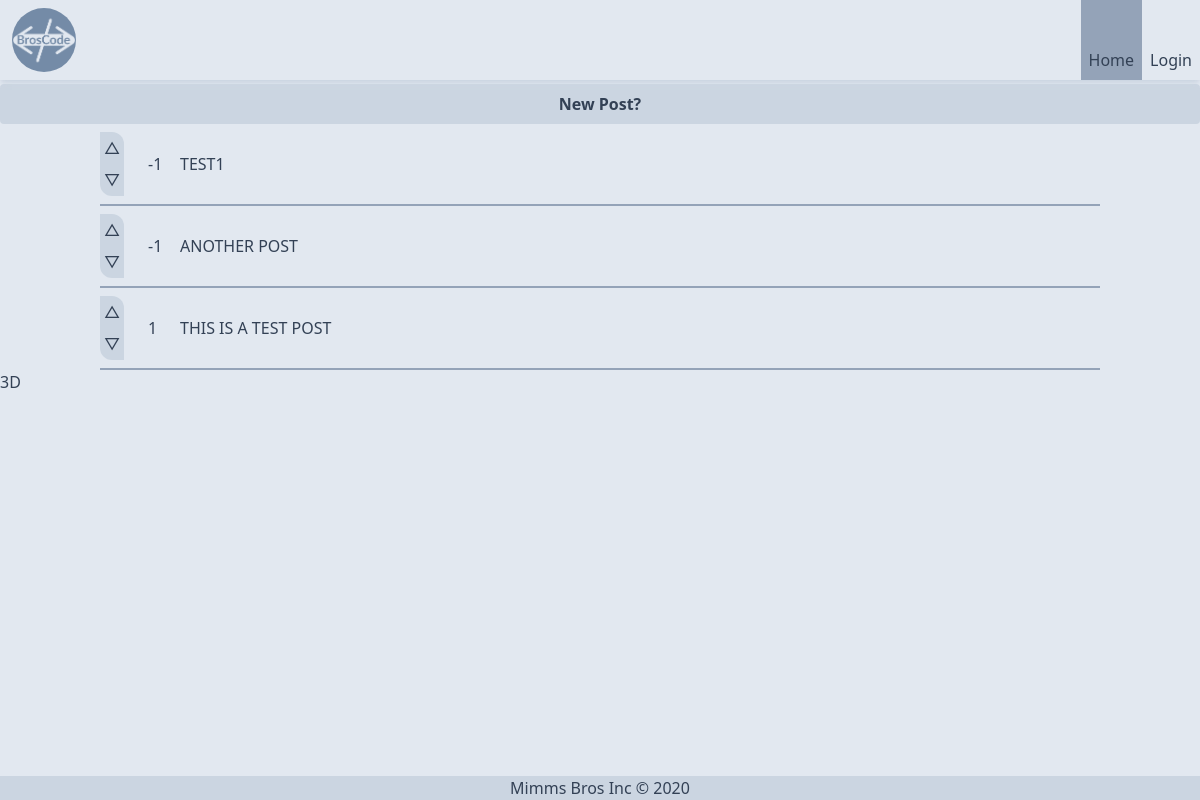
/, run on an earlier commit of the app's database.
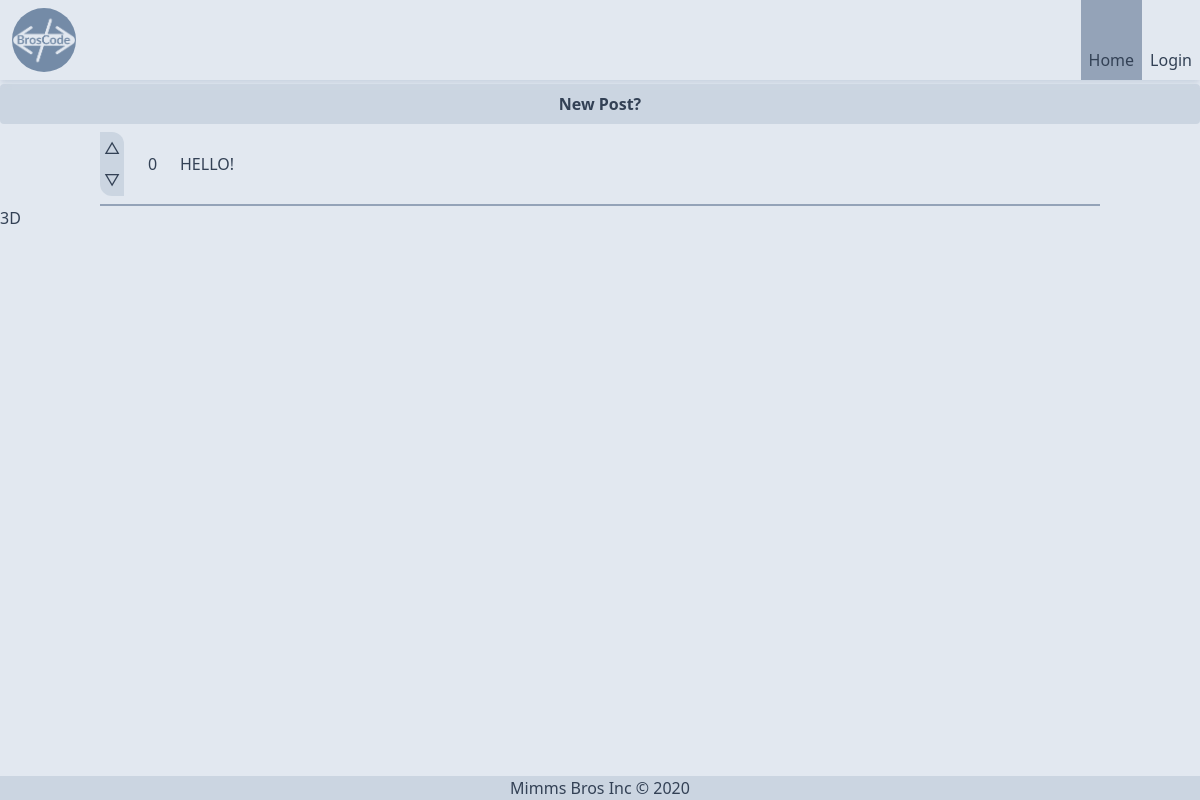
And on a later commit of the database.
### blog/models.py (models this page shows, shortened)
class Post(models.Model):
    author = models.ForeignKey(User, on_delete=models.CASCADE)
    title = models.CharField(max_length=100)
    content = models.TextField()
    created_at = models.DateTimeField(auto_now_add=True)
    updated_at = models.DateTimeField(auto_now=True)
    votes = models.IntegerField(default=0)
    users_upvoted = models.ManyToManyField(User, blank=True, related_name='users_upvoted_post')
    users_downvoted = models.ManyToManyField(User, blank=True, related_name='users_downvoted_post')

### blog/views.py (the view)
# urls.py: path('', views.index, name='index'),
def index(request):
    latest_posts_list = Post.objects.order_by('-created_at')[:5]
    latest_posts_comments = []
    if latest_posts_list:
        latest_posts_comments = [Comment.objects.filter(post=post) for post in latest_posts_list]
    context = {'latest_posts_list': latest_posts_list, 'latest_posts_comments': latest_posts_comments}
    return render(request, 'blog/index.html', context)

### blog/templates/blog/index.html (shortened to what this page needs)
{% extends "blog/base.html" %}
{% load static tailwind_tags %}
{% load static %}
    {% block content %}
    <a class="flex bg-slate-300 justify-center bg-accent-dark hover:bg-slate-400 text-accent-lighter font-bold py-2 px-4 rounded" href="{% url 'blog:new_post'%}">New Post?</a>
    <div id="postList" class="flex flex-col w-full align-middle items-center justify-center">
    {% if latest_posts_list %}
        <ul class="flex flex-col w-10/12 align-middle items-center justify-center">
        {% for post in latest_posts_list %}
        <div class="w-full h-full border-b-2 border-slate-400">
            <li class=" flex my-2 items-center bg-primary text-accent-darkest w-full h-full rounded-lg">
                <div class="h-min w-8">
                    <button class="p-1 rounded-tr-xl bg-slate-300 hover:bg-slate-400 active:bg-slate-500" id="up{{post.id}}" onclick=vote('up','post','{{post.id}}','{{csrf_token}}')>
                        {% if user in post.users_upvoted.all %}
                            ▲
                        {% else %}
                            △
                        {% endif %}
                    </button>
                    <button class="p-1 rounded-bl-xl bg-slate-300 hover:bg-slate-400 active:bg-slate-500" id="down{{post.id}}" onclick=vote('down','post','{{post.id}}','{{csrf_token}}')>
                        {% if user in post.users_downvoted.all %}
                            ▼
                        {% else %}
                            ▽
                        {% endif %}
                    </button>
                </div>
                <div class="flex align-middle">
                    <div class="flex flex-col ml-4 w-4 justify-center " id="votes{{post.id}}">
                        {{post.votes}}
                    </div>
                    <a href="{% url 'blog:post' post.id %}" class=" hover:bg-slate-300 rounded-full m-2 p-2">
                        {{ post.title | upper }}
                    </a>
                </div>
            </li>
        </div>
        {% endfor %}
        </ul>
    </div>
    {% else %}
        <p> No posts are available</p>
    {% endif %}
    <div class="flex content-center">
        <a href="{% url 'blog:3d' %}">3D</a>
    </div>
{% endblock %}

What changed in the data, as far as the page shows it:
removed Post: votes "-1", title "TEST1"
removed Post: votes "-1", title "ANOTHER POST"
removed Post: votes "1", title "THIS IS A TEST POST"
added Post: votes "0", title "HELLO!"
